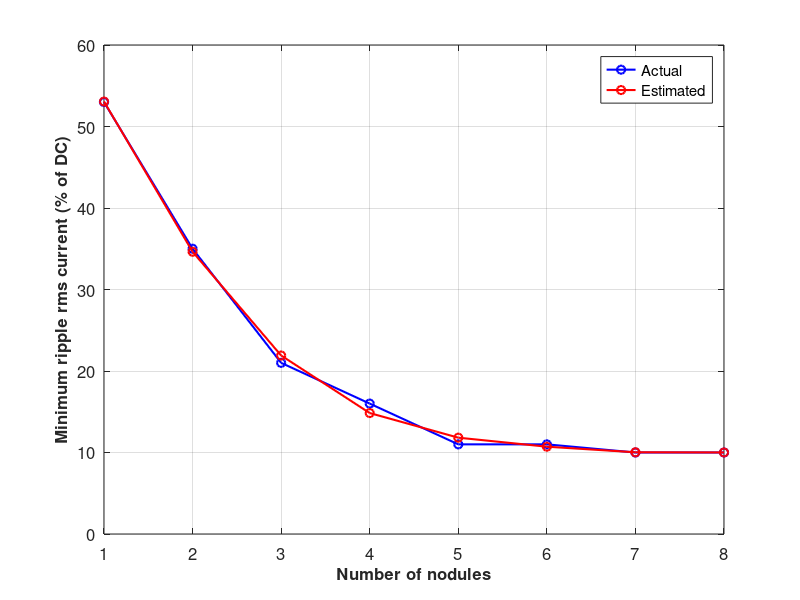
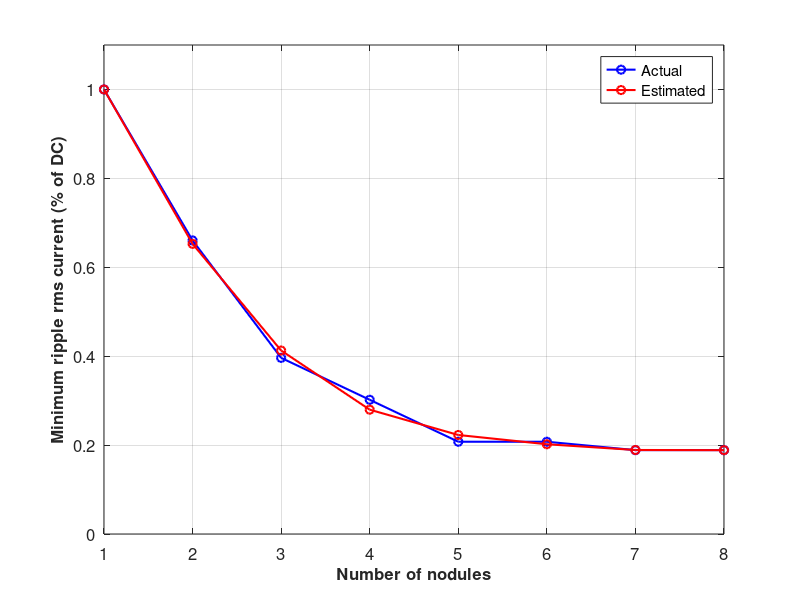

Reproduce these figures in MATLAB, in order.
module = 1:8;
percmin = [53,35,21,16,11,11,10,10];

%expfit(percmin)

degfit = 5;
P = polyfit(module,percmin,degfit);
curfcn = zeros(1,numel(module));
for k = 1:degfit+1
    curfcn = P(k)*module.^(degfit+1-k)+curfcn;
end

figure;
plot(module,percmin,'bo-','Linewidth',1.5);
hold on;
plot(module,curfcn,'ro-','Linewidth',1.5);
hold off;
grid on;
set(gca,'FontSize',12);
xlabel('Number of nodules','FontSize',12,'FontWeight','Bold')
ylabel('Minimum ripple rms current (% of DC)','FontSize',12,'FontWeight','Bold')
ylim([0,60]);
legend('Actual','Estimated');

curfcn2 = curfcn/curfcn(1);
percmin2 = percmin/percmin(1);
figure;
plot(module,percmin2,'bo-','Linewidth',1.5);
hold on;
plot(module,curfcn2,'ro-','Linewidth',1.5);
hold off;
grid on;
set(gca,'FontSize',12);
xlabel('Number of nodules','FontSize',12,'FontWeight','Bold')
ylabel('Minimum ripple rms current (% of DC)','FontSize',12,'FontWeight','Bold')
ylim([0,1.1]);
legend('Actual','Estimated');
